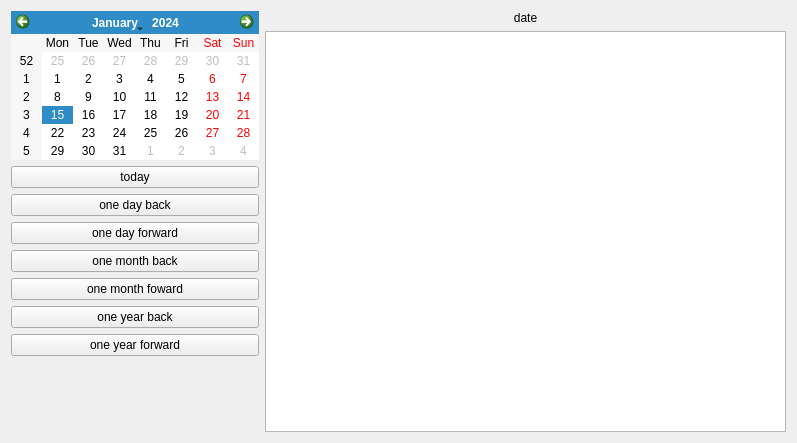
<?xml version="1.0" encoding="UTF-8"?>
<ui version="4.0">
 <class>Diary</class>
 <widget class="QWidget" name="Diary">
  <property name="geometry">
   <rect>
    <x>0</x>
    <y>0</y>
    <width>797</width>
    <height>443</height>
   </rect>
  </property>
  <property name="windowTitle">
   <string>Diary</string>
  </property>
  <layout class="QGridLayout" name="gridLayout">
   <item row="4" column="0">
    <widget class="QPushButton" name="pushButtonOneDayForward">
     <property name="text">
      <string>one day forward</string>
     </property>
    </widget>
   </item>
   <item row="6" column="0">
    <widget class="QPushButton" name="pushButtonOneMonthForward">
     <property name="text">
      <string>one month foward</string>
     </property>
    </widget>
   </item>
   <item row="7" column="0">
    <widget class="QPushButton" name="pushButtonOneYearBack">
     <property name="text">
      <string>one year back</string>
     </property>
    </widget>
   </item>
   <item row="5" column="0">
    <widget class="QPushButton" name="pushButtonOneMonthBack">
     <property name="text">
      <string>one month back</string>
     </property>
    </widget>
   </item>
   <item row="9" column="0">
    <spacer name="verticalSpacer">
     <property name="orientation">
      <enum>Qt::Vertical</enum>
     </property>
     <property name="sizeHint" stdset="0">
      <size>
       <width>20</width>
       <height>40</height>
      </size>
     </property>
    </spacer>
   </item>
   <item row="1" column="1" rowspan="10">
    <widget class="QPlainTextEdit" name="plainTextEdit">
     <property name="sizePolicy">
      <sizepolicy hsizetype="Expanding" vsizetype="Expanding">
       <horstretch>0</horstretch>
       <verstretch>0</verstretch>
      </sizepolicy>
     </property>
    </widget>
   </item>
   <item row="3" column="0">
    <widget class="QPushButton" name="pushButtonOneDayBack">
     <property name="text">
      <string>one day back</string>
     </property>
    </widget>
   </item>
   <item row="2" column="0">
    <widget class="QPushButton" name="pushButtonToday">
     <property name="text">
      <string>today</string>
     </property>
    </widget>
   </item>
   <item row="8" column="0">
    <widget class="QPushButton" name="pushButtonOneYearForward">
     <property name="text">
      <string>one year forward</string>
     </property>
    </widget>
   </item>
   <item row="0" column="1">
    <widget class="QLabel" name="label">
     <property name="sizePolicy">
      <sizepolicy hsizetype="Preferred" vsizetype="Maximum">
       <horstretch>0</horstretch>
       <verstretch>0</verstretch>
      </sizepolicy>
     </property>
     <property name="text">
      <string>date</string>
     </property>
     <property name="alignment">
      <set>Qt::AlignCenter</set>
     </property>
    </widget>
   </item>
   <item row="0" column="0" rowspan="2">
    <widget class="QCalendarWidget" name="calendarWidget">
     <property name="sizePolicy">
      <sizepolicy hsizetype="Maximum" vsizetype="Maximum">
       <horstretch>0</horstretch>
       <verstretch>0</verstretch>
      </sizepolicy>
     </property>
    </widget>
   </item>
  </layout>
 </widget>
 <layoutdefault spacing="6" margin="11"/>
 <resources/>
 <connections/>
</ui>
